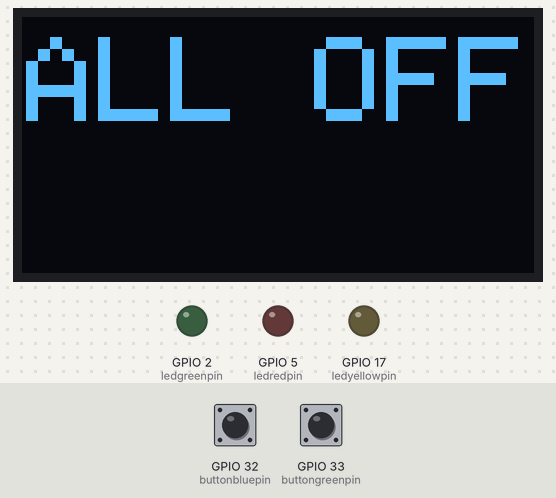
This program was run on a simulated ESP32. Shown: 128×64 one-colour display, output pins drawn as LEDs (lit = HIGH). The inputs (shaded band) are chosen by the test bench; at power-on: GPIO 32 (buttonbluepin) HIGH, GPIO 33 (buttongreenpin) HIGH.

Above: at 1.2 s.
1.3 s: GPIO 32 (buttonbluepin) pulled LOW for 0.15 s
At 1.95 s:
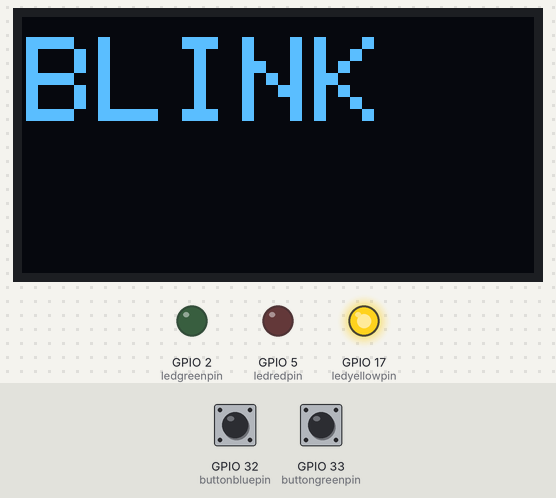
2.0 s: GPIO 33 (buttongreenpin) pulled LOW for 0.15 s
At 2.4 s:
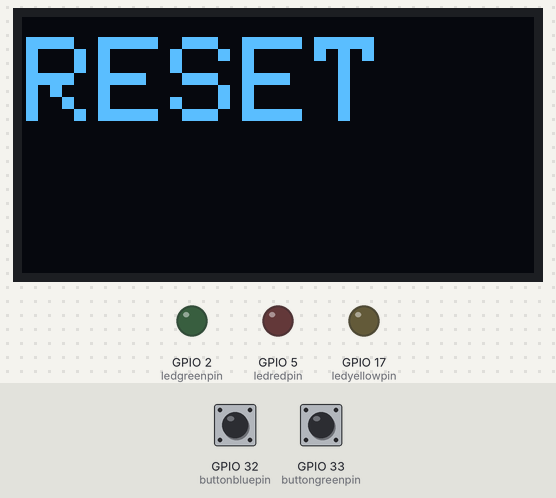
4.0 s: GPIO 32 (buttonbluepin) pulled LOW for 1 s
At 6.4 s:
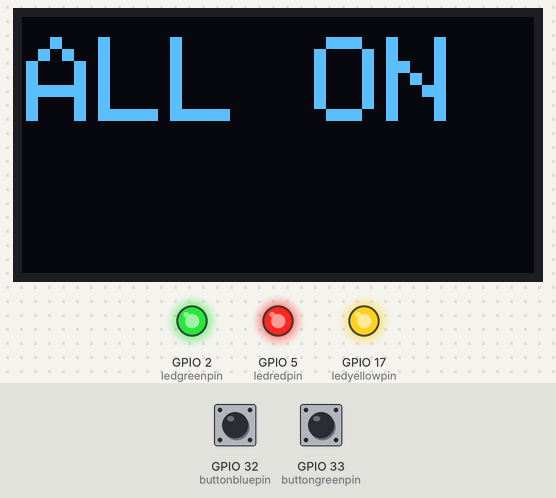
6.7 s: GPIO 32 (buttonbluepin) pulled LOW for 0.15 s
At 7.17 s:
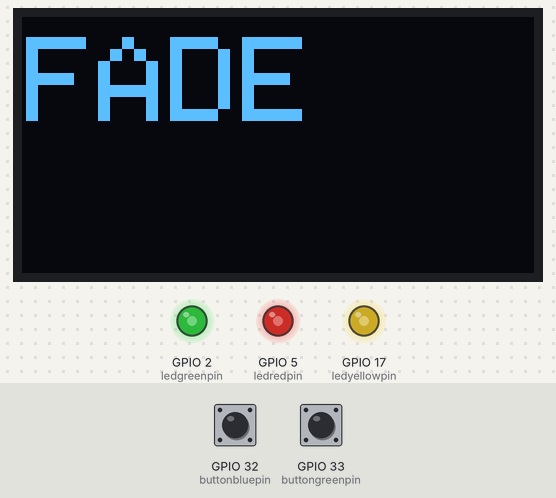
7.4 s: GPIO 32 (buttonbluepin) pulled LOW for 3.2 s
At 9.42 s:
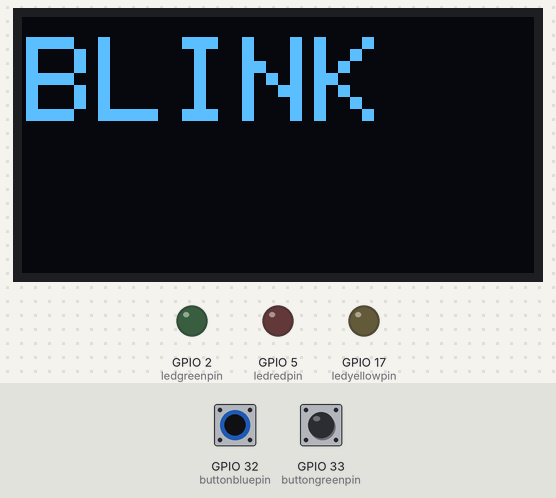
11.2 s: GPIO 33 (buttongreenpin) pulled LOW for 1 s
At 13.4 s:
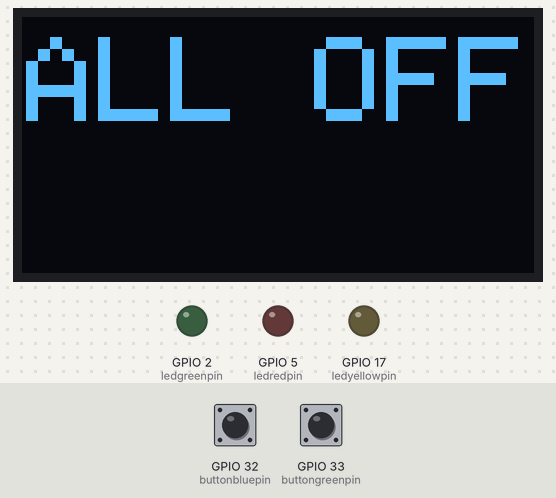
Timing chart, 0 to 14.9 s (numbered marks = the images above; inputs shaded):
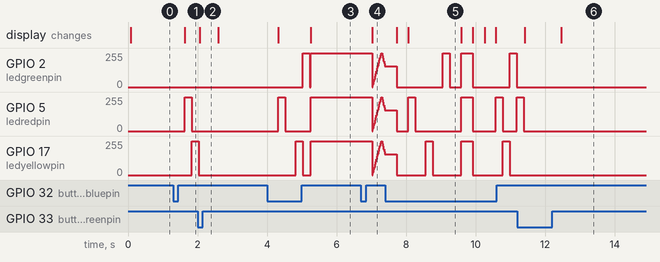

Measured:
- after the input at 1.3 s, GPIO 5 (ledredpin): 0/255 → 255/255 after 0.34 s, → 0/255 0.20 s later; GPIO 17 (ledyellowpin): 0/255 → 255/255 after 0.54 s; the display: changes after 0.34 s (image 1)
- after the input at 2.0 s, GPIO 2 (ledgreenpin), GPIO 5 (ledredpin): stops changing and stays 0/255; GPIO 17 (ledyellowpin): goes on until 2.0 s, then stays 0/255; the display: changes after 0.06 s (image 2)
- after the input at 4.0 s, GPIO 2 (ledgreenpin): 0/255 → 255/255 after 1.0 s; GPIO 5 (ledredpin): 0/255 → 255/255 after 0.33 s, → 0/255 0.20 s later, → 255/255 0.73 s later; GPIO 17 (ledyellowpin): 0/255 → 255/255 after 0.83 s, → 0/255 0.20 s later, → 255/255 0.23 s later; the display: first changes after 0.33 s (image 3 shows a later state)
- after the input at 6.7 s, the display: changes after 0.33 s (image 4)
- after the input at 7.4 s, the display: first changes after 0.33 s (image 5 shows a later state)
- after the input at 11.2 s, GPIO 2 (ledgreenpin), GPIO 17 (ledyellowpin): stops changing and stays 0/255; GPIO 5 (ledredpin): goes on until 11.4 s, then stays 0/255; the display: first changes after 0.21 s (image 6 shows a later state)
- what the display in image 5 shows lasts 1.5 s, from 8.1 s to 9.6 s

The program:

main.cpp
```cpp
// M. Hamza
// 23-NTU-CS-1186

#include <Arduino.h>
#define ledredpin 5
#define ledyellowpin 17
#define ledgreenpin 2
#define buttonbluepin 32
#define buttongreenpin 33

#include <Wire.h>
#include <Adafruit_GFX.h>
#include <Adafruit_SSD1306.h>
#include <driver/ledc.h>   // For ESP32 PWM control

// ---- OLED setup ----
#define SCREEN_WIDTH 128
#define SCREEN_HEIGHT 64
#define OLED_ADDR 0x3C
Adafruit_SSD1306 display(SCREEN_WIDTH, SCREEN_HEIGHT, &Wire, -1);

// ---- State Variables ----
int state = 0;  // 0=OFF, 1=BLINK, 2=ON, 3=FADE
bool buttonon = false;

// ---- PWM (LEDC) Configuration ----
const int PWM_FREQ = 5000;
const int PWM_RESOLUTION = 8; // 8-bit (0-255)
const int CH_RED = 0;
const int CH_YELLOW = 1;
const int CH_GREEN = 2;

// ---- Function Prototypes ----
void bothOff();
void blink();
void bothOn();
void fadeAll();
void resetAll();
void led(const char* msg);

void setup() {
  pinMode(ledredpin, OUTPUT);
  pinMode(ledyellowpin, OUTPUT);
  pinMode(ledgreenpin, OUTPUT);

  pinMode(buttonbluepin, INPUT_PULLUP);
  pinMode(buttongreenpin, INPUT_PULLUP);

  // Setup LEDC channels
  ledcSetup(CH_RED, PWM_FREQ, PWM_RESOLUTION);
  ledcSetup(CH_YELLOW, PWM_FREQ, PWM_RESOLUTION);
  ledcSetup(CH_GREEN, PWM_FREQ, PWM_RESOLUTION);

  ledcAttachPin(ledredpin, CH_RED);
  ledcAttachPin(ledyellowpin, CH_YELLOW);
  ledcAttachPin(ledgreenpin, CH_GREEN);

  // Ensure LEDs are off
  ledcWrite(CH_RED, 0);
  ledcWrite(CH_YELLOW, 0);
  ledcWrite(CH_GREEN, 0);

  Wire.begin(21,22);
  if (!display.begin(SSD1306_SWITCHCAPVCC, OLED_ADDR)) {
    for (;;);
  }
  led("READY");
}

void led(const char* msg){
  display.clearDisplay();
  display.setTextSize(3);
  display.setTextColor(SSD1306_WHITE);
  display.setCursor(1, 5);
  display.println(msg);
  display.display();
}

// ---- RESET (Green Button) ----
void resetAll() {
  ledcWrite(CH_RED, 0);
  ledcWrite(CH_YELLOW, 0);
  ledcWrite(CH_GREEN, 0);
  led("RESET");
  state = 0;
  delay(500);
}

// ---- ALL OFF ----
void bothOff(){
  if (digitalRead(buttonbluepin) == LOW){
    delay(300);
    state = 1;
  }
}

// ---- BLINK MODE ----
void blink(){
  while (state == 1) {
    ledcWrite(CH_RED, 255); delay(200);
    ledcWrite(CH_RED, 0);
    // Continuously check buttons as well
    if (digitalRead(buttonbluepin) == LOW) {
      delay(300);
      state = 2;
    }
    if (digitalRead(buttongreenpin) == LOW) {
      resetAll();
      return;
    }

    ledcWrite(CH_YELLOW, 255); delay(200);
    ledcWrite(CH_YELLOW, 0);

    if (digitalRead(buttonbluepin) == LOW) {
      delay(300);
      state = 2;
    }
    if (digitalRead(buttongreenpin) == LOW) {
      resetAll();
      return;
    }

    ledcWrite(CH_GREEN, 255); delay(200);
    ledcWrite(CH_GREEN, 0);

    if (digitalRead(buttonbluepin) == LOW) {
      delay(300);
      state = 2;
    }
    if (digitalRead(buttongreenpin) == LOW) {
      resetAll();
      return;
    }
  }
}

// ---- ALL ON ----
void bothOn(){
  ledcWrite(CH_RED, 255);
  ledcWrite(CH_YELLOW, 255);
  ledcWrite(CH_GREEN, 255);

  while (state == 2) {
    if (digitalRead(buttonbluepin) == LOW) {
      delay(300);
      state = 3;
    }
    if (digitalRead(buttongreenpin) == LOW) {
      resetAll();
      return;
    }
  }
}

// ---- FADE MODE ----
void fadeAll(){
  while (state == 3) {
    for (int v = 0; v <= 255; v += 20) {
      ledcWrite(CH_RED, v);
      ledcWrite(CH_YELLOW, v);
      ledcWrite(CH_GREEN, v);
      delay(20);

      if (digitalRead(buttonbluepin) == LOW) {
        delay(300);
        state = 0;
        return;
      }
      if (digitalRead(buttongreenpin) == LOW) {
        resetAll();
        return;
      }
    }
    for (int v = 255; v >= 0; v -= 20) {
      ledcWrite(CH_RED, v);
      ledcWrite(CH_YELLOW, v);
      ledcWrite(CH_GREEN, v);
      delay(20);

      if (digitalRead(buttonbluepin) == LOW) {
        delay(300);
        state = 0;
        return;
      }
      if (digitalRead(buttongreenpin) == LOW) {
        resetAll();
        return;
      }
    }
  }
}

// ---- MAIN LOOP ----
void loop() {
  if (digitalRead(buttongreenpin) == LOW) {
    resetAll();
  }

  if (state == 0){
    led("ALL OFF");
    ledcWrite(CH_RED, 0);
    ledcWrite(CH_YELLOW, 0);
    ledcWrite(CH_GREEN, 0);
    bothOff();
  }
  else if (state == 1){
    led("BLINK");
    blink();
  }
  else if (state == 2){
    led("ALL ON");
    bothOn();
  }
  else if (state == 3){
    led("FADE");
    fadeAll();
  }
}
```
